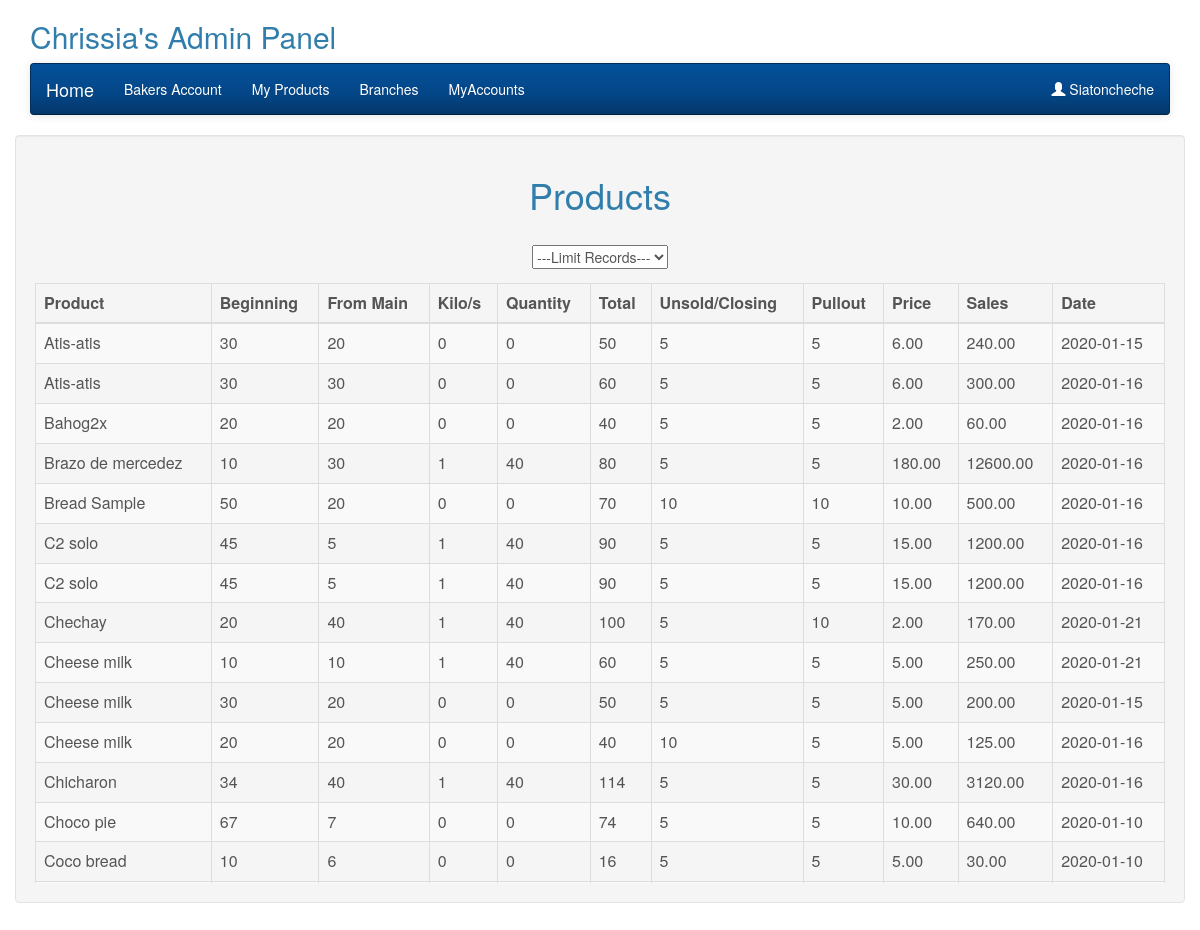
/admin/product.php?id=8 (signed in), run on the app's committed database.
### tables this page shows
CREATE TABLE `products` (
  `id` int(10) NOT NULL,
  `branch_id` int(10) NOT NULL,
  `product_name` text NOT NULL,
  `beginning` int(100) NOT NULL,
  `from_branch` int(11) NOT NULL,
  `num_of_kilos` int(100) NOT NULL,
  `quantity` int(100) NOT NULL,
  `total` int(11) NOT NULL,
  `unsold_goods` int(100) NOT NULL,
  `price` decimal(10,2) NOT NULL,
  `pullout` int(100) NOT NULL,
  `sales` decimal(10,2) NOT NULL,
  `date` date NOT NULL
);

### admin/includes/DbFunctions.php (called while the page is built, shortened)
<?php
    class DbFunctions{
        private $conn;
        function __construct()
        {
            require_once 'DbConfig.php';
            $database = new DbConfig();
            $this->conn = $database->dbConnect();
        }
        public function getAllProducts($branch_id,$start,$limit){
            $sql = "SELECT * FROM products WHERE branch_id = $branch_id ORDER BY product_name ASC LIMIT  $start, $limit ";
            $stmt = $this->conn->prepare($sql);
            $stmt->execute(array($start,$limit));
            $result = $stmt->fetchAll();
            return $result;
        }
    }
?>

### admin/includes/DbConfig.php (called while the page is built, shortened)
<?php
    class DbConfig{
        function dbConnect(){
            $this->conn = new PDO("mysql:host=localhost;dbname=bakery","root","");
            return $this->conn;
        }
    }
?>

### admin/product.php (the view, shortened to what this page needs)
<?php
require_once 'includes/DbFunctions.php';
$database = new DbFunctions();
require_once 'header.php';
$id = intval($_GET["id"]);
$limit = isset($_POST["limit-records"]) ? $_POST["limit-records"] : 5000;
$page = isset($_GET['page']) ? $_GET['page'] : 1;
$start = ($page - 1) * $limit;
$result = $database->getAllProducts($id,$start,$limit);
?>
<!DOCTYPE html>
<html>
<head>
</head>
<body>
<div class="container well">
	<h1 class="text-center">Products</h1>
		<div class="row">
		<div class="text-center" style="margin-top: 20px; " class="col-md-2">
			<form method="post" action="#">
					<select name="limit-records" id="limit-records">
						<option disabled="disabled" selected="selected">---Limit Records---</option>
					</select>
				</form>
			</div>
	</div>
	<div style="height: 600px; overflow-y: auto;">
		<table id="" class="table table-striped table-bordered">
			<thead>
				<tr>
				<th>Product</th>
				<th>Beginning</th>
				<th>From Main</th>
				<th>Kilo/s</th>
				<th>Quantity</th>
				<th>Total</th>
				<th>Unsold/Closing</th>
				<th>Pullout</th>
				<th>Price</th>
				<th>Sales</th>
				<th>Date</th>
				  </tr>
			  </thead>
			  <tbody>
				<?php foreach($result as $product) :  ?>
					<tr>
						<td><?php echo htmlentities($product["product_name"]); ?></td>
						<td><?php echo htmlentities($product["beginning"]); ?></td>
						<td><?php echo htmlentities($product["from_branch"]); ?></td>
						<td><?php echo htmlentities($product["num_of_kilos"]); ?></td>
						<td><?php echo htmlentities($product["quantity"]); ?></td>
						<td><?php echo htmlentities($product["total"]); ?></td>
						<td><?php echo htmlentities($product["unsold_goods"]); ?></td>
						<td><?php echo htmlentities($product["pullout"]); ?></td>
						<td><?php echo htmlentities($product["price"]); ?></td>
						<td><?php echo htmlentities($product["sales"]); ?></td>
						<td><?php echo htmlentities($product["date"]); ?></td>
					</tr>
				<?php endforeach; ?>
			</tbody>
		  </table>
	</div>
</body>
</html>

### data on the page
products: product_name "Atis-atis", beginning "30", from_branch "20", num_of_kilos "0", quantity "0", total "50", unsold_goods "5", pullout "5", price "6.00", sales "240.00", date "2020-01-15"
products: product_name "Atis-atis", beginning "30", from_branch "30", num_of_kilos "0", quantity "0", total "60", unsold_goods "5", pullout "5", price "6.00", sales "300.00", date "2020-01-16"
products: product_name "Bahog2x", beginning "20", from_branch "20", num_of_kilos "0", quantity "0", total "40", unsold_goods "5", pullout "5", price "2.00", sales "60.00", date "2020-01-16"
products: product_name "Brazo de mercedez", beginning "10", from_branch "30", num_of_kilos "1", quantity "40", total "80", unsold_goods "5", pullout "5", price "180.00", sales "12600.00", date "2020-01-16"
products: product_name "Bread Sample", beginning "50", from_branch "20", num_of_kilos "0", quantity "0", total "70", unsold_goods "10", pullout "10", price "10.00", sales "500.00", date "2020-01-16"
products: product_name "C2 solo", beginning "45", from_branch "5", num_of_kilos "1", quantity "40", total "90", unsold_goods "5", pullout "5", price "15.00", sales "1200.00", date "2020-01-16"
products: product_name "C2 solo", beginning "45", from_branch "5", num_of_kilos "1", quantity "40", total "90", unsold_goods "5", pullout "5", price "15.00", sales "1200.00", date "2020-01-16"
products: product_name "Chechay", beginning "20", from_branch "40", num_of_kilos "1", quantity "40", total "100", unsold_goods "5", pullout "10", price "2.00", sales "170.00", date "2020-01-21"
products: product_name "Cheese milk", beginning "10", from_branch "10", num_of_kilos "1", quantity "40", total "60", unsold_goods "5", pullout "5", price "5.00", sales "250.00", date "2020-01-21"
products: product_name "Cheese milk", beginning "30", from_branch "20", num_of_kilos "0", quantity "0", total "50", unsold_goods "5", pullout "5", price "5.00", sales "200.00", date "2020-01-15"
products: product_name "Cheese milk", beginning "20", from_branch "20", num_of_kilos "0", quantity "0", total "40", unsold_goods "10", pullout "5", price "5.00", sales "125.00", date "2020-01-16"
products: product_name "Chicharon", beginning "34", from_branch "40", num_of_kilos "1", quantity "40", total "114", unsold_goods "5", pullout "5", price "30.00", sales "3120.00", date "2020-01-16"
products: product_name "Choco pie", beginning "67", from_branch "7", num_of_kilos "0", quantity "0", total "74", unsold_goods "5", pullout "5", price "10.00", sales "640.00", date "2020-01-10"
products: product_name "Coco bread", beginning "10", from_branch "6", num_of_kilos "0", quantity "0", total "16", unsold_goods "5", pullout "5", price "5.00", sales "30.00", date "2020-01-10"

### other printed values
$_SESSION["username"] "Siatoncheche"
